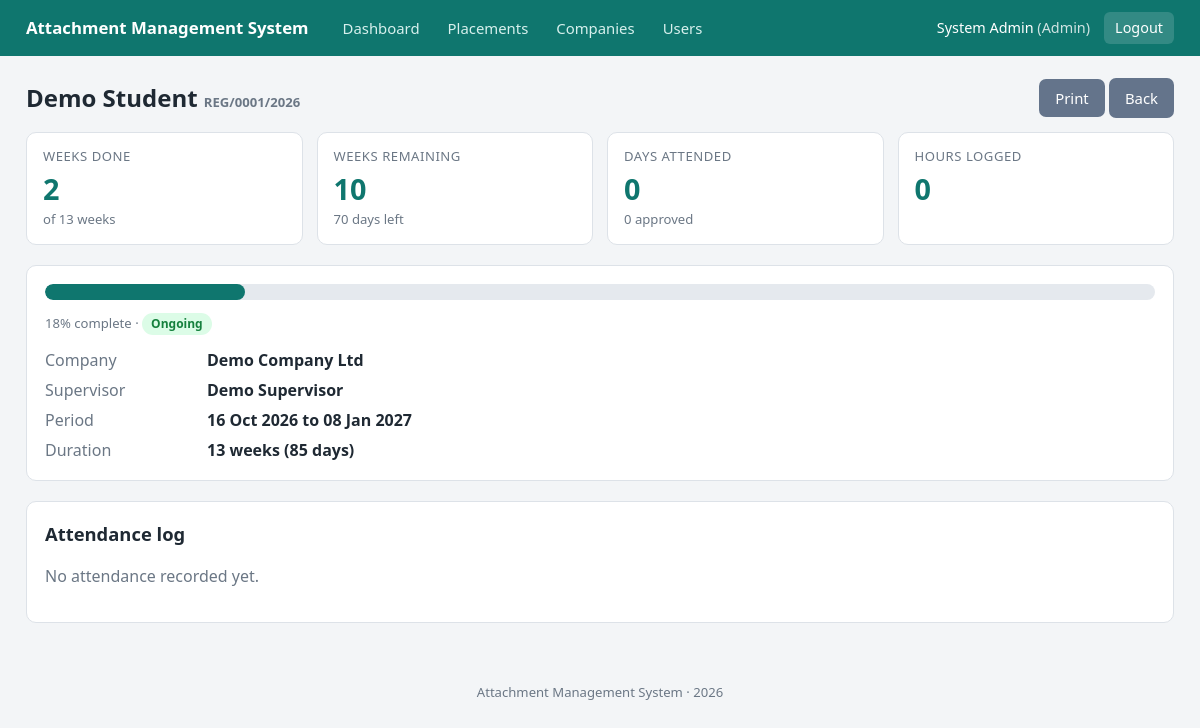
The page /placement.php?id=1 (signed in) on the database its author committed.
### tables this page shows
CREATE TABLE IF NOT EXISTS placements (
  id INT AUTO_INCREMENT PRIMARY KEY,
  student_id INT NOT NULL,
  company_id INT NOT NULL,
  supervisor_id INT NULL,
  start_date DATE NOT NULL,
  end_date DATE NOT NULL,
  created_at TIMESTAMP NOT NULL DEFAULT CURRENT_TIMESTAMP,
  UNIQUE KEY uq_student (student_id),
  CONSTRAINT fk_pl_student FOREIGN KEY (student_id) REFERENCES users(id) ON DELETE CASCADE,
  CONSTRAINT fk_pl_company FOREIGN KEY (company_id) REFERENCES companies(id) ON DELETE RESTRICT,
  CONSTRAINT fk_pl_supervisor FOREIGN KEY (supervisor_id) REFERENCES users(id) ON DELETE SET NULL
);

CREATE TABLE IF NOT EXISTS users (
  id INT AUTO_INCREMENT PRIMARY KEY,
  full_name VARCHAR(120) NOT NULL,
  email VARCHAR(120) NOT NULL UNIQUE,
  password VARCHAR(255) NOT NULL,
  role ENUM('student','supervisor','coordinator','admin') NOT NULL,
  reg_no VARCHAR(50) NULL,
  phone VARCHAR(30) NULL,
  status ENUM('active','disabled') NOT NULL DEFAULT 'active',
  created_at TIMESTAMP NOT NULL DEFAULT CURRENT_TIMESTAMP
);

CREATE TABLE IF NOT EXISTS companies (
  id INT AUTO_INCREMENT PRIMARY KEY,
  name VARCHAR(150) NOT NULL,
  location VARCHAR(150) NULL,
  contact_person VARCHAR(120) NULL,
  phone VARCHAR(30) NULL,
  created_at TIMESTAMP NOT NULL DEFAULT CURRENT_TIMESTAMP
);

### includes/init.php (called while the page is built, shortened)
<?php
try {
    $db = new mysqli(DB_HOST, DB_USER, DB_PASS, DB_NAME);
    $db->set_charset('utf8mb4');
} catch (mysqli_sql_exception $ex) {
    die('<h3>Database connection failed</h3><p>Start <b>Apache</b> and <b>MySQL</b> in the XAMPP Control Panel, then import <code>database.sql</code> in phpMyAdmin.</p>');
}
function e($s) { return htmlspecialchars((string)$s, ENT_QUOTES, 'UTF-8'); }
function q($sql, $types = '', ...$params) {
    global $db;
    $st = $db->prepare($sql);
    if ($types !== '') {
        $st->bind_param($types, ...$params);
    }
    $st->execute();
    return $st;
}
function rows($sql, $types = '', ...$params) {
    return q($sql, $types, ...$params)->get_result()->fetch_all(MYSQLI_ASSOC);
}
function row($sql, $types = '', ...$params) {
    $r = rows($sql, $types, ...$params);
    return $r ? $r[0] : null;
}
require_once __DIR__ . '/functions.php';

### placement.php (the view, shortened to what this page needs)
<?php
require 'includes/init.php';
$id = (int)($_GET['id'] ?? 0);
$pl = row(placement_sql() . " WHERE p.id = ?", 'i', $id);
$pr  = placement_progress($pl);
$log = rows("SELECT * FROM attendance WHERE placement_id = ? ORDER BY att_date DESC", 'i', $pl['id']);
require 'includes/header.php';
?>
<div class="page-head">
  <h1><?= e($pl['student_name']) ?> <span class="muted small"><?= e($pl['reg_no']) ?></span></h1>
  <div class="no-print">
    <button type="button" class="secondary" style="background:#64748b" onclick="window.print()">Print</button>
    <a class="btn secondary" href="dashboard.php">Back</a>
  </div>
</div>
<div class="stats">
</div>
<div class="card">
  <div class="bar big"><span style="width:<?= $pr['percent'] ?>%"></span></div>
  <p class="small muted"><?= $pr['percent'] ?>% complete · <?= state_badge($pr['state']) ?></p>
  <dl class="details">
    <dt>Company</dt><dd><?= e($pl['company_name']) ?></dd>
    <dt>Supervisor</dt><dd><?= $pl['supervisor_name'] ? e($pl['supervisor_name']) : 'Not assigned' ?></dd>
    <dt>Period</dt><dd><?= fmt_date($pl['start_date']) ?> to <?= fmt_date($pl['end_date']) ?></dd>
    <dt>Duration</dt><dd><?= $pr['total_weeks'] ?> weeks (<?= $pr['total_days'] ?> days)</dd>
  </dl>
</div>
<div class="card">
  <h2>Attendance log</h2>
  <?php if (!$log): ?>
    <p class="muted">No attendance recorded yet.</p>
  <?php endif; ?>
</div>
<?php require 'includes/footer.php'; ?>

### css/style.css (style rules this page uses)
:root { --primary: #0f766e; --primary-dark: #0b5a54; --bg: #f3f5f7; --card: #ffffff; --text: #1f2933; --muted: #6b7785; --border: #dde2e8; --ok: #15803d; --warn: #b45309; --bad: #b91c1c; --info: #1d4ed8; }
* { box-sizing: border-box; }
body { margin: 0; font-family: "Segoe UI", system-ui, -apple-system, Arial, sans-serif; background: var(--bg); color: var(--text); line-height: 1.5; }
a { color: var(--primary); }
.muted { color: var(--muted); }
.small { font-size: 0.82rem; }
h1 { font-size: 1.5rem; margin: 0 0 16px; }
h2 { font-size: 1.15rem; margin: 0 0 12px; }
.card { background: var(--card); border: 1px solid var(--border); border-radius: 10px; padding: 18px; margin-bottom: 20px; }
.page-head { display: flex; justify-content: space-between; align-items: center; gap: 12px; flex-wrap: wrap; margin-bottom: 14px; }
.page-head h1 { margin: 0; }
.stats { display: grid; grid-template-columns: repeat(auto-fit, minmax(170px, 1fr)); gap: 14px; margin-bottom: 20px; }
.bar { background: #e5e9ee; border-radius: 99px; height: 10px; overflow: hidden; margin-bottom: 3px; }
.bar span { display: block; height: 100%; background: var(--primary); border-radius: 99px; }
.bar.big { height: 16px; }
.btn, button { display: inline-block; background: var(--primary); color: #fff; border: 0; padding: 9px 16px; border-radius: 7px; font-size: 0.93rem; cursor: pointer; text-decoration: none; font-family: inherit; }
.btn.secondary { background: #64748b; }
dl.details { display: grid; grid-template-columns: 150px 1fr; gap: 6px 12px; margin: 0; }
dl.details dt { color: var(--muted); }
dl.details dd { margin: 0; font-weight: 600; }

### rows shown on the page
placements: student.full_name "Demo Student", student.reg_no "REG/0001/2026", start_date+end_date "18", company.name "Demo Company Ltd", supervisor.full_name "Demo Supervisor", start_date "16 Oct 2026", end_date "08 Jan 2027", start_date+end_date "13", start_date+end_date "85"

### other values the page prints
APP_NAME "Attachment Management System"
$label "Dashboard"
$label "Placements"
$label "Companies"
$label "Users"
$u['name'] "System Admin"
$u['role'] "Admin"
$label "WEEKS DONE WEEKS REMAINING DAYS ATTENDED HOURS LOGGED"
$value "2 10 0 0"
$sub "of 13 weeks 70 days left 0 approved"
$state "Ongoing"
